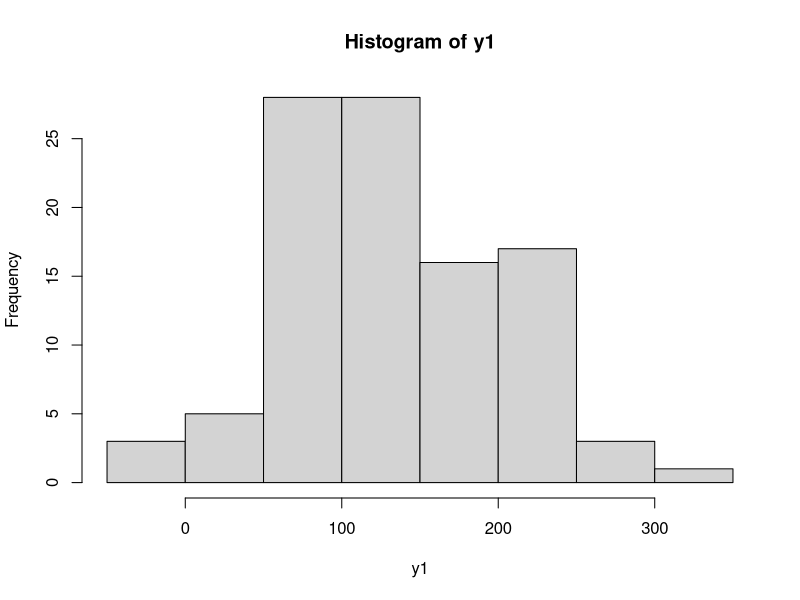
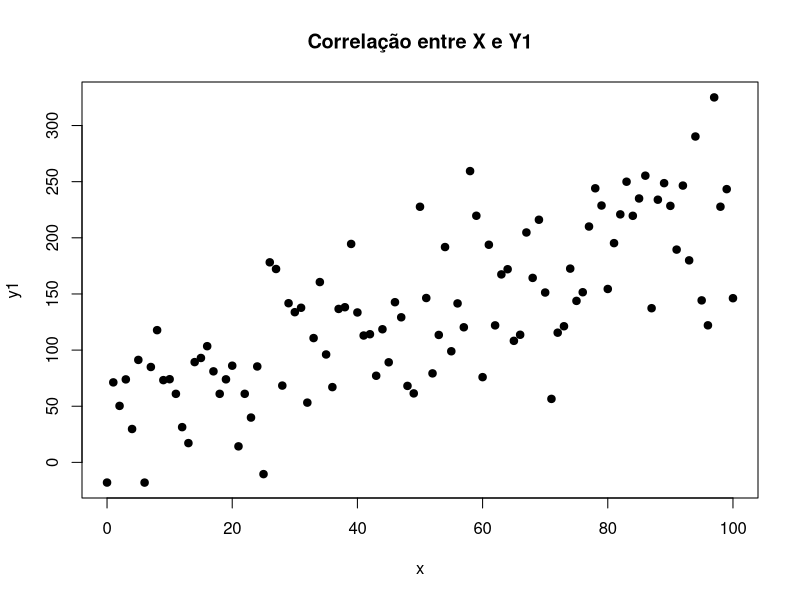
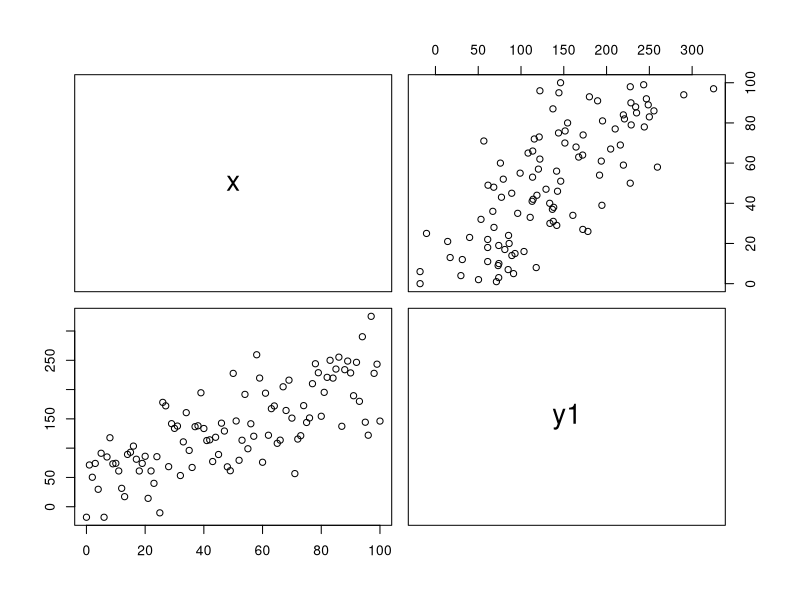
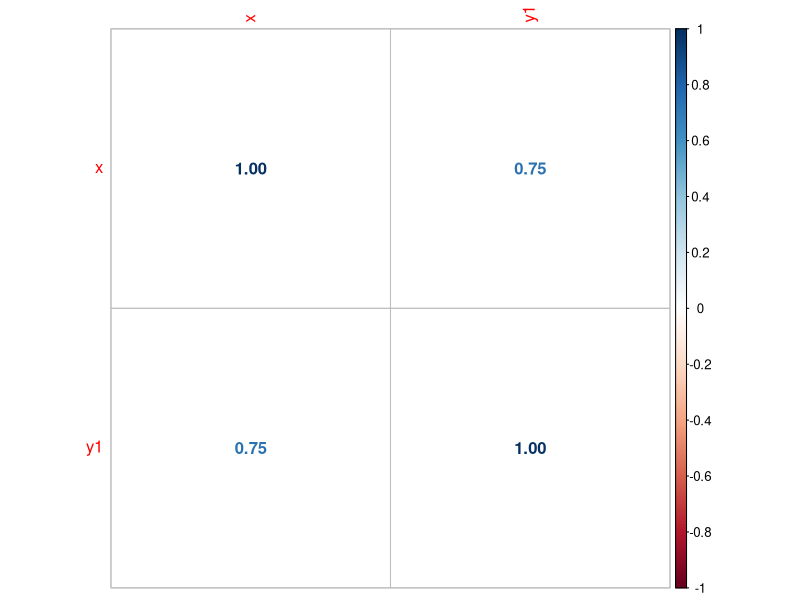
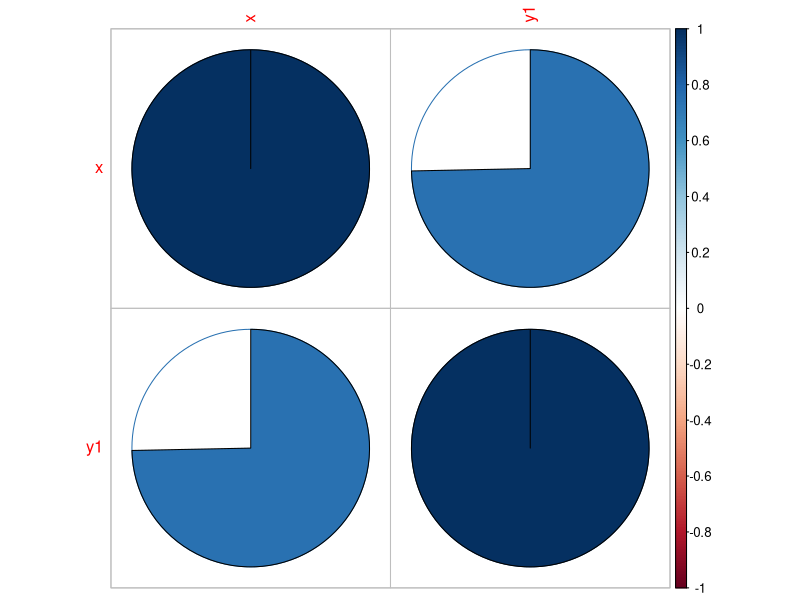
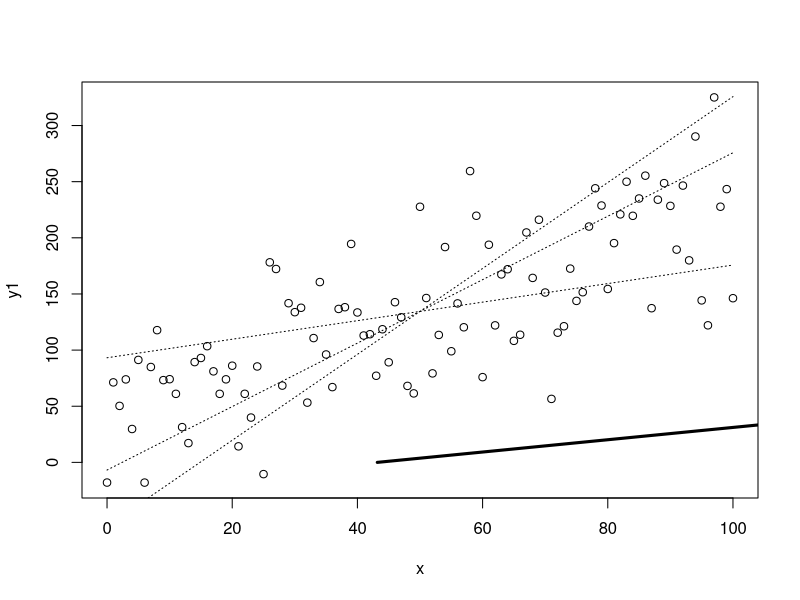
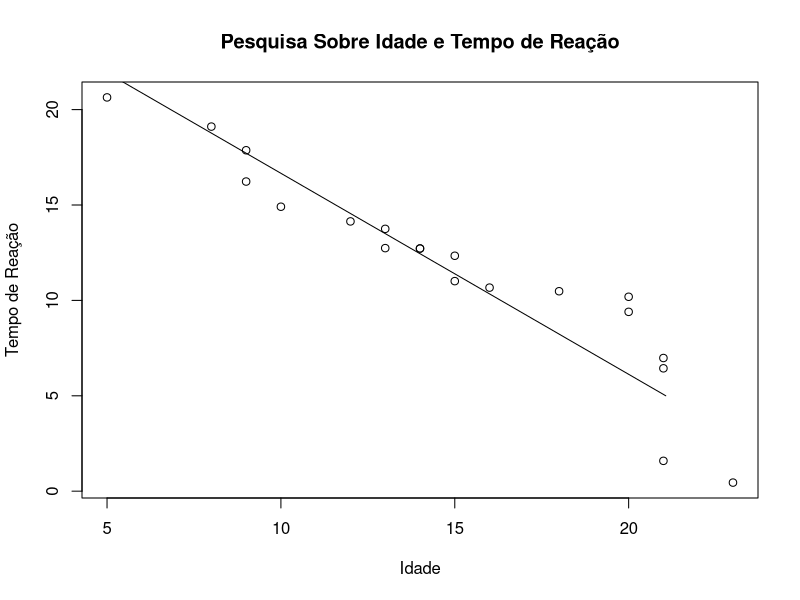
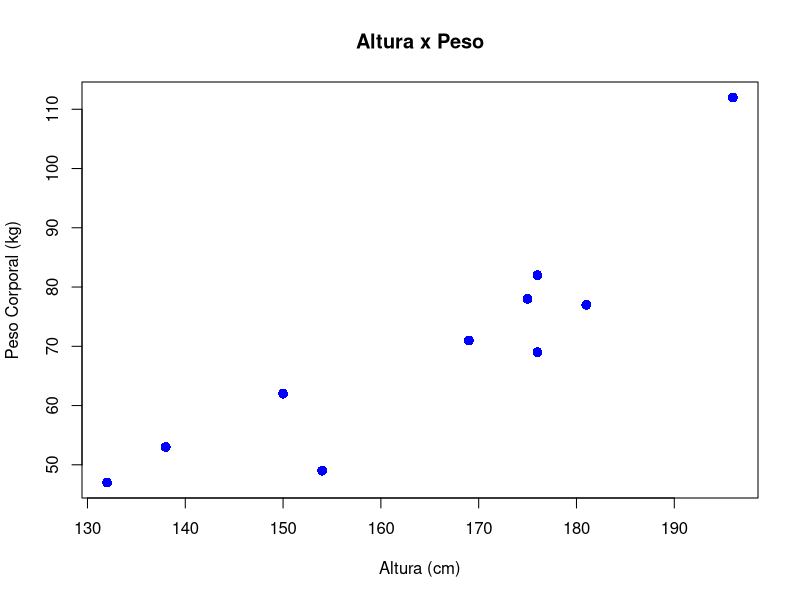

Source code (R) for these figures, in order: (Note: this script raises an error after producing the figures.)
# Lista de Exercícios Parte 1

# Configurando o diretório de trabalho
# Coloque entre aspas o diretório de trabalho que você está usando no seu computador
# Não use diretórios com espaço no nome
setwd("/Users/ls_rafael/Documents/GitHub/prevendo_ocorrencia_de_cancer/Exercicios")
getwd()


## Exercício 1 - Massa de dados aleatória

# Criando a massa de dados (apesar de aleatória, y possui uma relação com os dados de x)
x <- seq(0, 100)
y <- 2 * x + 35

# Imprimindo as variáveis
x
y

# Gerando uma distribuição normal
?rnorm
y1 <- y + rnorm(n = 101, mean = 0, sd = 50)
y1

summary(y1)
hist(y1)

# Crie um plot do relacionamento de x e y1
?plot
plot(x, y1, pch = 19, main = 'Correlação entre X e Y1', xlab = 'x', ylab = 'y1')

cor(x,y1)

# Unindo as variáveis em um data frame
df_xy1 <- data.frame(x,y1)
cor(df_xy1) # Relação forte de 77.29%

pairs(df_xy1)

library(corrplot)
corrplot(cor(df_xy1),method = 'number')
corrplot(cor(df_xy1),method = 'pie')

# Crie um modelo de regressão para as duas variáveis x e y1
?lm
modelo_xy1 <- lm(y1 ~., data = df_xy1)

# Capture os coeficentes
a <- modelo_xy1$coefficients[1]
b <- modelo_xy1$coefficients[2]

# Fórmula de Regressão
y2 <- a + b*x

# Visualize a linha de regressão
?lines

plot(df_xy1)
lines(y2, x, lwd=3)

# Simulando outras possíveis linhas de regressão
y3 <- (y2[51]-50*(b-1))+(b-1)*x
y4 <- (y2[51]-50*(b+1))+(b+1)*x
y5 <- (y2[51]-50*(b+2))+(b+2)*x
lines(x,y3,lty=3)
lines(x,y4,lty=3)
lines(x,y5,lty=3)

## Exercício 2 - Pesquisa sobre idade e tempo de reação

# Criando os dados
Idade <- c(9,13,14,21,15,18,20,8,14,23,
           16,21,10,12,20,9,13,5,15,21)

Tempo <- c(17.87,13.75,12.72,6.98,11.01,10.48,10.19,
           19.11,12.72,0.45,10.67,1.59,14.91,14.14,
           9.40,16.23,12.74,20.64,12.34,6.44)

# Unindo os vetores em um data frame
df_ex2 <- data.frame(Idade,Tempo)

# Crie um Gráfico de Dispersão (ScatterPlot)
plot(df_ex2,main = 'Pesquisa Sobre Idade e Tempo de Reação', ylab = 'Tempo de Reação', xlab = 'Idade')

# Checar correlação
cor(df_ex2) # Forte correlação negativa de -93.95%

# Crie um modelo de regressão
modelo_ex2 <- lm(Tempo ~ Idade, data = df_ex2)

summary(modelo_ex2)

# Calcule a reta de regressão
# y <- a + b*x

# Extração dos coeficientes
a <- modelo_ex2$coefficients[1]
b <- modelo_ex2$coefficients[2]

rt <- a + b * df_ex2$Idade

# Crie o gráfico da reta
lines(rt,Idade)


# Exercício 3 - Relação entre altura e peso

# Criando os dados
alturas = c(176, 154, 138, 196, 132, 176, 181, 169, 150, 175)
pesos = c(82, 49, 53, 112, 47, 69, 77, 71, 62, 78)

plot(alturas, pesos, pch = 16, cex = 1.3, col = "blue", 
     main = "Altura x Peso", 
     ylab = "Peso Corporal (kg)", 
     xlab = "Altura (cm)")

# Crie o modelo de regressão


# Visualizando o modelo


# Gere a linha de regressão


# Faça as previsões de pesos com base na nova lista de alturas
alturas2 = data.frame(c(179, 152, 134, 197, 131, 178, 185, 162, 155, 172))


# Plot
plot(alturas, pesos, pch = 16, cex = 1.3, 
     col = "blue", 
     main = "Altura x Peso", 
     ylab = "Peso (kg)", 
     xlab = "Altura (cm)")

# Construindo a linha de regressão
abline(lm(pesos ~ alturas)) 

# Obtendo o tamanho de uma das amostras de dados
num <- length(alturas)
num

# Gerando um gráfico com os valores residuais
for (k in 1: num)  
  lines(c(alturas[k], alturas[k]), 
        c(pesos[k], pesos[k]))

# Gerando gráficos com a distribuição dos resíduos
par(mfrow = c(2,2))
plot(modelo)
